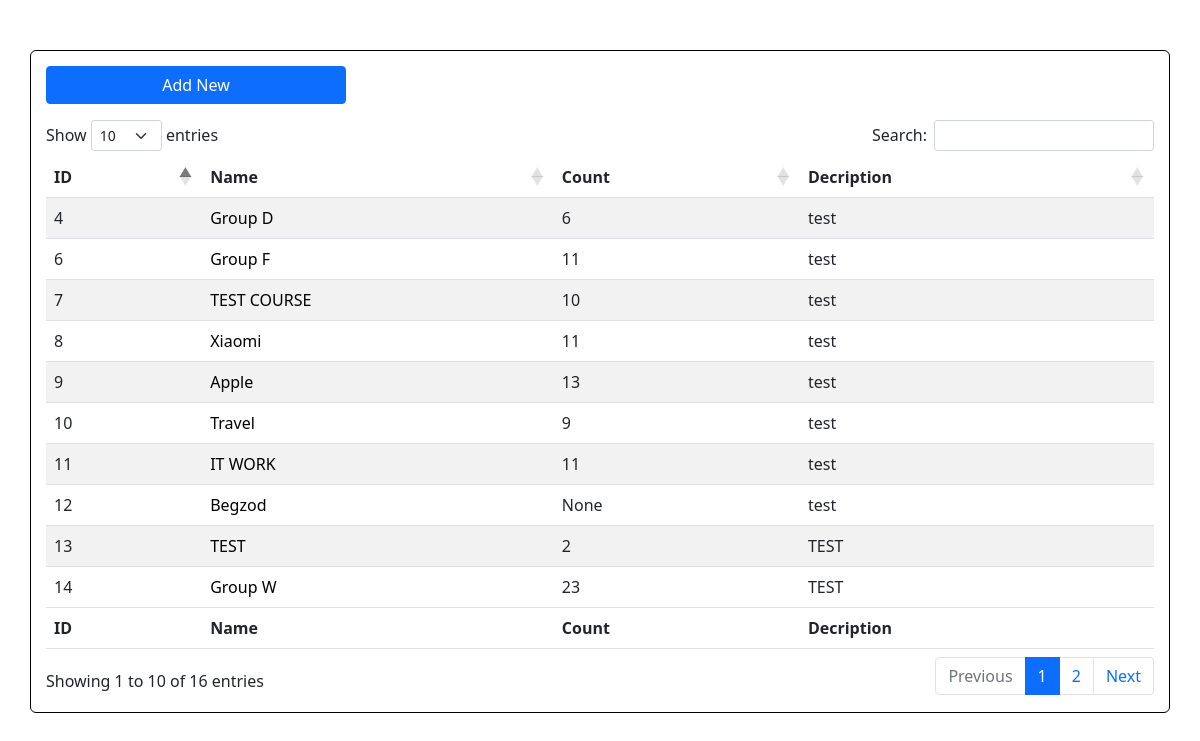
The page / on the database its author committed.
### students/models.py (models this page shows)
class StudentGroup(models.Model):
    name = models.CharField(max_length=155)
    description = models.TextField()
    student_group = models.IntegerField(null=True)

### students/views.py (the view)
# urls.py: path('', list),
def list(request):
    student = StudentGroup.objects.all()
    context = {
        'student':student
    }
    return render(request, 'tables.html', context )

### templates/tables.html (shortened to what this page needs)
<!DOCTYPE html>
<html lang="en">
<head>
    <link rel="stylesheet" href="https://cdnjs.cloudflare.com/ajax/libs/twitter-bootstrap/5.1.3/css/bootstrap.min.css">
    <link rel="stylesheet" href="https://cdn.datatables.net/1.12.1/css/dataTables.bootstrap5.min.css">
</head>
<body>
    <div class="container" style='margin-top: 50px; border: 1px solid #000; border-radius: 6px; padding: 15px;'>
        <p>
            <button type="button" class="btn btn-primary" data-bs-toggle="modal" data-bs-target="#addnewmember" style="width:300px;">
              Add New
            </button>
            </p>
        <table id="example" class="table table-striped" style="width:100%">
            <thead>
                <tr>
                    <th>ID</th>
                    <th>Name</th>
                    <th>Count</th>
                    <th>Decription</th>
                </tr>
            </thead>
            <tbody>
                {% for el in student %}
                <tr>
                    <td class="id" id="{{ el.id }}">{{ el.id }}</td>
                    <td ><a href="{% url 'test' el.id %}" class="link-to__calendar">{{ el.name }}</a></td>
                    <td>{{ el.student_group }}</td>
                    <td>{{ el.description }}</td>
                </tr>
                {% endfor %}
            </tbody>
            <tfoot>
                <tr>
                    <th>ID</th>
                    <th>Name</th>
                    <th>Count</th>
                    <th>Decription</th>
                </tr>
            </tfoot>
        </table>
    </div>
</body>
</html>

### templates/tables.html (style rules this page uses)
.link-to__calendar { text-decoration-line: none; color: #000; }

### rows shown on the page
StudentGroup: id "4", name "Group D", student_group "6", description "test"
StudentGroup: id "6", name "Group F", student_group "11", description "test"
StudentGroup: id "7", name "TEST COURSE", student_group "10", description "test"
StudentGroup: id "8", name "Xiaomi", student_group "11", description "test"
StudentGroup: id "9", name "Apple", student_group "13", description "test"
StudentGroup: id "10", name "Travel", student_group "9", description "test"
StudentGroup: id "11", name "IT WORK", student_group "11", description "test"
StudentGroup: id "12", name "Begzod", student_group "None", description "test"
StudentGroup: id "13", name "TEST", student_group "2", description "TEST"
StudentGroup: id "14", name "Group W", student_group "23", description "TEST"
